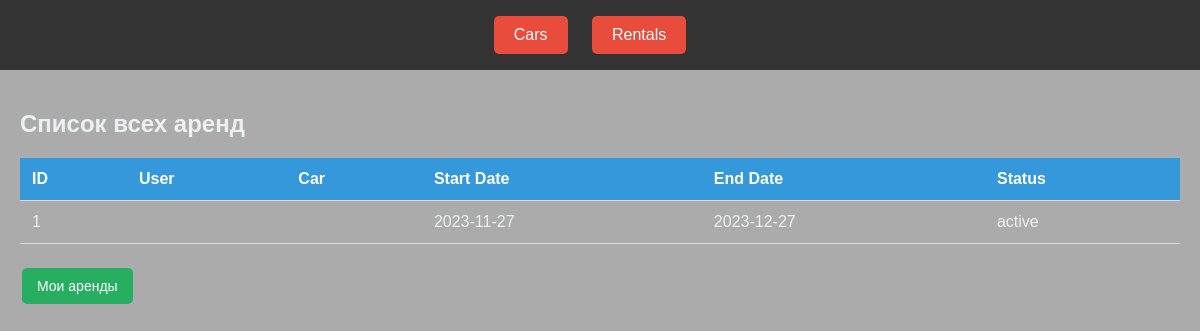
The app's page /api/rentals/ with its own data.
### rentals/models.py (models this page shows, shortened)
class Rental(models.Model):
    STATUS_CHOICES = [
        ('active', 'Active'),
        ('completed', 'Completed'),
        ('canceled', 'Canceled'),
    ]
    user = models.ForeignKey(User, on_delete=models.CASCADE)
    car = models.ForeignKey(Car, on_delete=models.CASCADE)
    start_date = models.DateField(default=timezone.now)
    end_date = models.DateField(default=timezone.now)
    status = models.CharField(max_length=20, choices=STATUS_CHOICES, default='active')
    history = HistoricalRecords()

### rentals/views.py (the view)
# urls.py: path('rentals/', RentalList.as_view(), name='rental_list'),
class RentalList(generics.ListCreateAPIView):
    queryset = Rental.objects.all()
    serializer_class = RentalSerializer
    renderer_classes = [TemplateHTMLRenderer]
    template_name = 'rentals/rental_list.html'
    def list(self, request, *args, **kwargs):
        queryset = self.get_queryset()
        serializer = self.get_serializer(queryset, many=True)
        return Response({'rentals': serializer.data})

### rentals/templates/rentals/rental_list.html
{% extends 'base.html' %}
{% block content %}
  <h2>Список всех аренд</h2>
  <div class="table-container">
    <table>
      <thead>
        <tr>
          <th>ID</th>
          <th>User</th>
          <th>Car</th>
          <th>Start Date</th>
          <th>End Date</th>
          <th>Status</th>
        </tr>
      </thead>
      <tbody>
        {% for rental in rentals %}
          <tr class="rental-list-item">
            <td>{{ rental.id }}</td>
            <td>{{ rental.user.username }}</td>
            <td>{{ rental.car.brand }} {{ rental.car.model }}</td>
            <td>{{ rental.start_date }}</td>
            <td>{{ rental.end_date }}</td>
            <td>{{ rental.status }}</td>
          </tr>
        {% endfor %}
      </tbody>
    </table>
  </div>
<a href="{% url 'user_rentals' %}"><button>Мои аренды</button></a>
{% endblock %}

### rentals/static/rentals/css/styles.css (style rules this page uses)
body { font-family: 'Arial', sans-serif; margin: 0; padding: 0; background-color: #ababab; }
h2 { color: #ecf0f1; }
.table-container { margin-top: 20px; }
table { width: 100%; border-collapse: collapse; margin-bottom: 20px; color: #ecf0f1; }
th, td { padding: 12px; text-align: left; border-bottom: 1px solid #ddd; }
th { background-color: #3498db; color: white; }
button, a.button { background-color: #27ae60; color: #fff; border: none; padding: 10px 15px; text-align: center; text-decoration: none; display: inline-block; font-size: 14px; margin: 4px 2px; cursor: pointer; border-radius: 5px; transition: background-color 0.3s ease; }

### records on screen
Rental: id "1", start_date "2023-11-27", end_date "2023-12-27", status "active"
